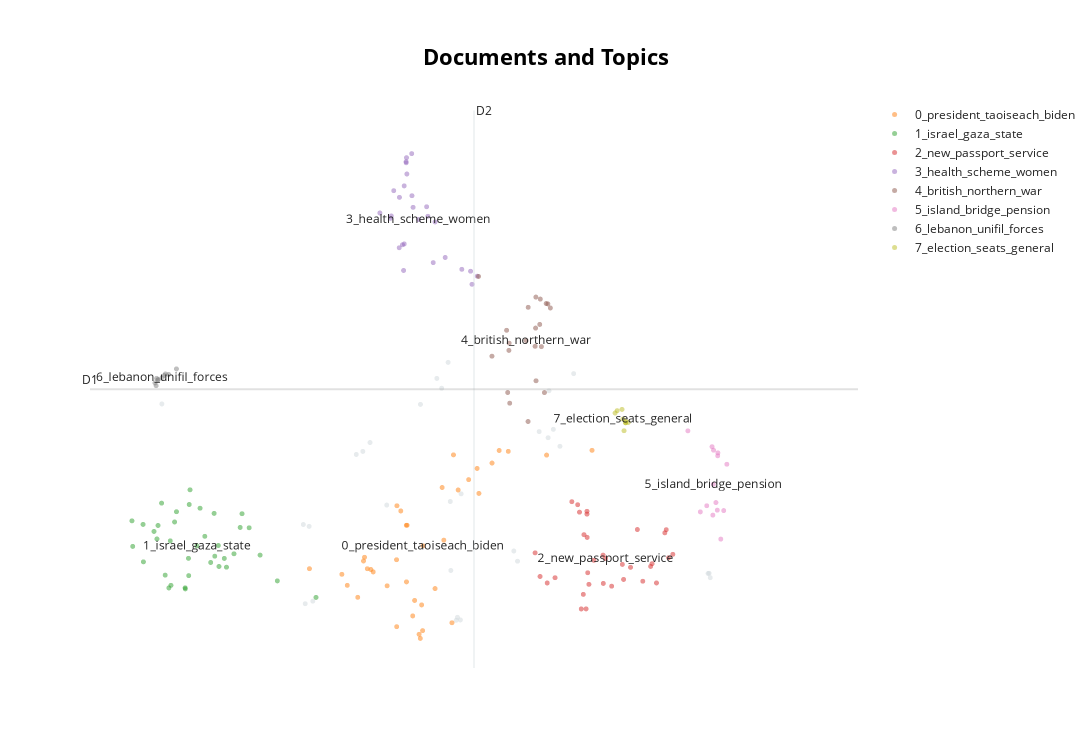

The notebook cell this image was saved under:
### Code cell
reduced_embeddings = UMAP(n_neighbors=10, n_components=2, min_dist=0.0, metric='cosine').fit_transform(embeddings)
topic_model.visualize_documents(docs, reduced_embeddings=reduced_embeddings, hide_document_hover=True)

### Figure 1 — Plotly figure (JSON) as saved in the notebook; plotly's stock layout.template omitted (floating-point values rounded to 4 significant figures)
{"data": [{"hoverinfo": "text", "marker": {"color": "#CFD8DC", "opacity": 0.5, "size": 5}, "mode": "markers+text", "name": "other", "showlegend": false, "type": "scattergl", "x": [4.857, 7.52, 6.391, 7.737, 4.939, 4.838, 6.42, 9.19, 7.135, 5.405, 6.322, 6.094, 9.18, 5.732, 3.32, 6.491, 9.203, 6.414, 6.27, 5.553, 6.477, 7.59, 4.9, 7.464, 5.476, 7.472, 7.096, 6.522, 7.367, 6.53], "y": [-2.041, 0.1482, 0.9891, 0.8479, -2.009, -1.047, -1.623, -1.659, -1.508, -0.167, 0.6649, 0.4617, -1.661, -0.8029, 0.4674, -2.212, -1.714, -0.7577, 0.7879, -0.01718, -2.249, -0.06486, -1.07, 0.04315, -0.1287, 0.6324, -1.38, -2.245, 0.1198, -0.6619]}, {"hoverinfo": "text", "marker": {"opacity": 0.5, "size": 5}, "mode": "markers+text", "name": "0_president_taoiseach_biden", "text": ["", "", "", "", "", "", "", "", "", "", "", "", "", "", "", "", "", "", "", "", "", "", "", "", "", "", "", "", "", "", "", "", "", "", "", "", "", "0_president_taoiseach_biden"], "textfont": {"size": 12}, "type": "scattergl", "x": [6.345, 5.494, 5.483, 6.031, 5.944, 5.562, 6.327, 5.309, 5.839, 4.903, 7.935, 6.117, 6.107, 5.837, 5.95, 6.011, 5.421, 6.25, 6.611, 5.942, 5.251, 5.841, 5.524, 6.448, 6.721, 6.938, 5.883, 5.736, 6.702, 6.862, 6.08, 6.432, 7.036, 7.447, 6.092, 5.587, 6.499, 6.121], "y": [-1.243, -1.459, -1.505, -2.0, -1.767, -1.612, -0.5822, -1.811, -2.33, -1.602, -0.1156, -2.379, -2.056, -1.489, -1.056, -2.195, -1.961, -1.851, -0.4831, -1.057, -1.672, -0.8111, -1.602, -0.1723, -0.6561, -0.1172, -0.8762, -1.817, -0.3426, -0.2753, -2.425, -2.281, -0.1281, -0.1749, -2.477, -1.642, -0.6131, -1.315]}, {"hoverinfo": "text", "marker": {"opacity": 0.5, "size": 5}, "mode": "markers+text", "name": "1_israel_gaza_state", "text": ["", "", "", "", "", "", "", "", "", "", "", "", "", "", "", "", "", "", "", "", "", "", "", "", "", "", "", "", "", "", "", "", "", "", "", "", "1_israel_gaza_state"], "textfont": {"size": 12}, "type": "scattergl", "x": [4.558, 3.932, 4.973, 3.122, 3.317, 3.41, 4.374, 3.235, 3.395, 3.99, 3.613, 3.476, 3.456, 3.729, 3.279, 3.608, 3.355, 3.007, 3.605, 3.887, 3.925, 2.999, 3.118, 3.417, 3.622, 3.844, 3.267, 3.88, 4.16, 4.013, 4.18, 3.569, 4.093, 3.571, 4.256, 3.78, 3.695], "y": [-1.755, -1.574, -1.962, -1.516, -0.7782, -1.252, -1.431, -1.134, -1.843, -1.472, -0.7955, -0.8861, -1.015, -0.8422, -1.059, -1.689, -1.682, -1.321, -1.472, -1.445, -1.31, -1.001, -1.046, -1.811, -0.6109, -1.523, -1.228, -0.9071, -1.084, -1.583, -0.9111, -1.842, -1.414, -1.855, -1.088, -1.195, -1.315]}, {"hoverinfo": "text", "marker": {"opacity": 0.5, "size": 5}, "mode": "markers+text", "name": "2_new_passport_service", "text": ["", "", "", "", "", "", "", "", "", "", "", "", "", "", "", "", "", "", "", "", "", "", "", "", "", "", "", "", "", "", "", "", "2_new_passport_service"], "textfont": {"size": 12}, "type": "scattergl", "x": [7.954, 7.88, 7.538, 8.348, 8.273, 7.324, 7.882, 8.053, 8.579, 8.563, 8.056, 7.848, 8.145, 7.888, 7.901, 7.454, 8.479, 7.377, 7.781, 7.871, 8.756, 8.626, 8.421, 8.731, 8.715, 7.88, 7.8, 7.718, 8.26, 7.819, 8.802, 7.841, 8.08], "y": [-1.497, -0.9162, -1.715, -1.585, -1.737, -1.403, -1.209, -1.431, -1.538, -1.573, -1.787, -1.174, -1.821, -1.653, -1.798, -1.781, -1.759, -1.699, -0.7983, -2.106, -1.463, -1.781, -1.11, -1.112, -1.152, -0.8809, -0.8916, -0.7604, -1.547, -2.107, -1.421, -1.924, -1.473]}, {"hoverinfo": "text", "marker": {"opacity": 0.5, "size": 5}, "mode": "markers+text", "name": "3_health_scheme_women", "text": ["", "", "", "", "", "", "", "", "", "", "", "", "", "", "", "", "", "", "", "", "", "", "", "", "", "", "3_health_scheme_women"], "textfont": {"size": 12}, "type": "scattergl", "x": [5.782, 5.944, 5.948, 6.703, 5.941, 5.868, 6.359, 5.772, 5.658, 6.538, 6.647, 6.002, 6.0, 6.632, 6.174, 5.919, 5.901, 5.913, 6.231, 5.866, 6.251, 5.807, 5.92, 6.015, 6.16, 5.94, 6.073], "y": [2.827, 3.56, 3.355, 2.071, 3.496, 3.061, 2.307, 2.798, 2.866, 2.158, 1.97, 3.082, 3.611, 2.134, 2.824, 3.206, 2.466, 2.144, 2.242, 2.429, 2.753, 3.145, 2.477, 2.936, 2.943, 3.509, 2.783]}, {"hoverinfo": "text", "marker": {"opacity": 0.5, "size": 5}, "mode": "markers+text", "name": "4_british_northern_war", "text": ["", "", "", "", "", "", "", "", "", "", "", "", "", "", "", "", "", "", "", "", "4_british_northern_war"], "textfont": {"size": 12}, "type": "scattergl", "x": [7.334, 7.052, 7.391, 7.324, 7.332, 7.018, 7.488, 6.861, 7.043, 7.046, 7.329, 7.248, 7.461, 7.03, 6.717, 7.374, 7.424, 7.38, 7.25, 7.443, 7.227], "y": [0.7583, 0.4767, 1.187, 1.191, 1.809, 1.392, 1.672, 1.067, 1.14, 1.23, 1.42, 0.2468, 1.724, 0.6111, 2.069, 1.466, 0.61, 1.784, 1.681, 1.728, 1.263]}, {"hoverinfo": "text", "marker": {"opacity": 0.5, "size": 5}, "mode": "markers+text", "name": "5_island_bridge_pension", "text": ["", "", "", "", "", "", "", "", "", "", "", "", "", "5_island_bridge_pension"], "textfont": {"size": 12}, "type": "scattergl", "x": [9.231, 9.285, 8.963, 9.238, 9.097, 9.222, 9.165, 9.283, 9.347, 9.381, 9.279, 9.316, 9.264, 9.236], "y": [-0.929, -0.147, 0.1293, -0.1135, -0.8883, -0.06934, -0.811, -0.1841, -0.8721, -0.2899, -0.8664, -1.23, -0.7711, -0.5417]}, {"hoverinfo": "text", "marker": {"opacity": 0.5, "size": 5}, "mode": "markers+text", "name": "6_lebanon_unifil_forces", "text": ["", "", "", "", "", "", "", "", "", "6_lebanon_unifil_forces"], "textfont": {"size": 12}, "type": "scattergl", "x": [3.275, 3.263, 3.345, 3.246, 3.476, 3.358, 3.392, 3.258, 3.281, 3.322], "y": [0.7682, 0.789, 0.825, 0.7318, 0.9071, 0.8438, 0.8379, 0.6964, 0.7732, 0.7969]}, {"hoverinfo": "text", "marker": {"opacity": 0.5, "size": 5}, "mode": "markers+text", "name": "7_election_seats_general", "text": ["", "", "", "", "", "", "", "", "7_election_seats_general"], "textfont": {"size": 12}, "type": "scattergl", "x": [8.294, 8.204, 8.296, 8.256, 8.295, 8.324, 8.182, 8.278, 8.266], "y": [0.2301, 0.3828, 0.2316, 0.3986, 0.2538, 0.2351, 0.3531, 0.1311, 0.277]}], "layout": {"annotations": [{"showarrow": false, "text": "D1", "x": 2.549, "y": 0.652, "yshift": 10}, {"showarrow": false, "text": "D2", "x": 6.668, "xshift": 10, "y": 4.152}], "height": 750, "shapes": [{"line": {"color": "#CFD8DC", "width": 2}, "type": "line", "x0": 6.668, "x1": 6.668, "y0": -2.848, "y1": 4.152}, {"line": {"color": "#9E9E9E", "width": 2}, "type": "line", "x0": 2.549, "x1": 10.79, "y0": 0.652, "y1": 0.652}], "title": {"font": {"color": "Black", "size": 22}, "text": "<b>Documents and Topics</b>", "x": 0.5, "xanchor": "center", "yanchor": "top"}, "width": 1200, "xaxis": {"visible": false}, "yaxis": {"visible": false}}}
